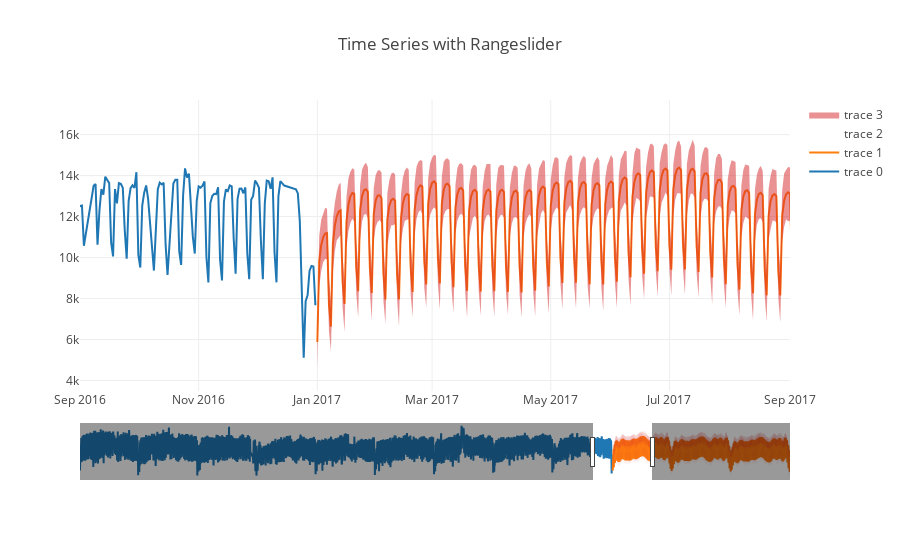

Notebook code for this chart:
### Code cell
forecast_data = forecast.loc[forecast.ds > data_prophet.ds.max(), ['ds', 'yhat_lower', 'yhat_upper', 'yhat']]
historic = go.Scatter(x=data_prophet.ds, y=data_prophet.y)
forecasted = go.Scatter(x=forecast_data.ds, y=forecast_data.yhat)
upper_forecast = go.Scatter(x=forecast_data.ds, y=forecast_data.yhat_upper, fill= 'tonexty', mode='lines', line=dict(width=0.0))
lower_forecast = go.Scatter(x=forecast_data.ds, y=forecast_data.yhat_lower, fill= None, mode='lines', line=dict(width=0.0))
                        
plot_data = [historic,  forecasted, lower_forecast, upper_forecast ]


layout = dict(
    title='Time Series with Rangeslider',
    xaxis=dict(
        rangeslider=dict(),
        type='date',
        range = ['2016-09-01','2017-09-01']))
fig = dict(data=plot_data, layout=layout)
plotly.offline.iplot(fig)

### Figure 1 — Plotly figure (JSON) as saved in the notebook; plotly's stock layout.template omitted (floating-point values rounded to 4 significant figures; data arrays with more than 128 entries replaced by an {"elided": "..."} marker saying what was removed)
{"data": [{"type": "scatter", "x": {"elided": "3194 str values"}, "y": {"elided": "3194 int values"}}, {"type": "scatter", "x": {"elided": "1095 str values"}, "y": {"elided": "1095 float values"}}, {"fill": null, "line": {"width": 0}, "mode": "lines", "type": "scatter", "x": {"elided": "1095 str values"}, "y": {"elided": "1095 float values"}}, {"fill": "tonexty", "line": {"width": 0}, "mode": "lines", "type": "scatter", "x": {"elided": "1095 str values"}, "y": {"elided": "1095 float values"}}], "layout": {"title": "Time Series with Rangeslider", "xaxis": {"range": ["2016-09-01", "2017-09-01"], "rangeslider": {}, "type": "date"}}}
